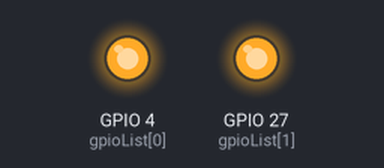
Simulated run of this program. Board: Raspberry Pi (BCM pin numbers). On the bench: output pins drawn as LEDs (lit = HIGH). What the program prints to the terminal is not drawn. At 0.0 s the program stops and its outputs stay as they are.

Above: at 0.1 s.
Timing chart, 0 to 1.5 s (numbered marks = the images above):
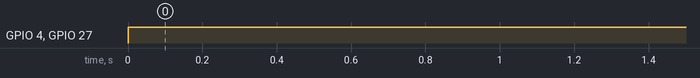

The program:

relay_off_all.py
```python
#!/usr/bin/python

import RPi.GPIO as GPIO
import time

GPIO.setmode(GPIO.BCM)

gpioList = [4, 27]

for i in gpioList:
	GPIO.setup(i, GPIO.OUT)
	#GPIO.output(i, GPIO.HIGH)

try:
	GPIO.output(27, GPIO.HIGH)
	print "Gpio 27 OFF in2. "
	GPIO.output(4, GPIO.HIGH)
	print "Gpio 4 OFF in1. "

except KeyboardInterrupt:
	print "Saliendo ..."
	GPIO.cleanup()
```

Measured:
- by itself, GPIO 4 (gpioList[0]), GPIO 27 (gpioList[1]): LOW → HIGH at 0.00 s
